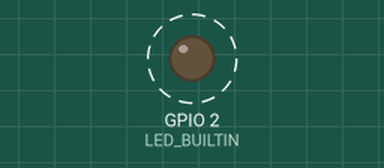
Bench run of a sketch on a simulated ESP8266 (NodeMCU). Parts: output pins drawn as LEDs (lit = HIGH, except the on-board LED, lit = LOW). Dashed ring = blinking. WiFi joins after 1.5 s; servers stay silent unless stated; what the sketch prints to the serial monitor is not drawn.

Above: at 1.7 s.
Timing chart, 0 to 4.5 s (numbered marks = the images above):
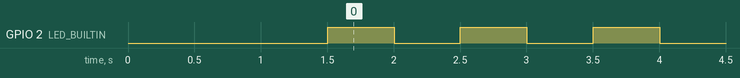

The sketch:

wifisi.ino
```cpp
#include <ESP8266WiFi.h>
#include <ESP8266HTTPClient.h>
#include <ArduinoJson.h>

#define LED_BUILTIN 2

// const char* ssid = "TURBONETT-CJ";
//const char* password = "3F940C0426";
//
//void setup () {
//
//Serial.begin(115200);
//WiFi.begin(ssid, password);
//
//while (WiFi.status() != WL_CONNECTED) {
//
//delay(1000);
//Serial.print("Connecting..");
//
//}
//
//}
//
//void loop() {
//
//if (WiFi.status() == WL_CONNECTED) { //Check WiFi connection status
//
//HTTPClient http;  //Declare an object of class HTTPClient
//
//http.begin("http://192.168.1.8:3000/ultimaPalabra");  //Specify request destination
//int httpCode = http.GET();                                                                  //Send the request
//
//if (httpCode > 0) { //Check the returning code
//
//String payload = http.getString();   //Get the request response payload
//Serial.println(payload);                     //Print the response payload
//
//}
//
//http.end();   //Close connection
//
//}
//
//delay(30000);    //Send a request every 30 seconds
//
//}
//AQUI SEPARO EL GET DEL POST, EL GET ESTA ARRIBA Y EL POST DE AQUI EN ADELANTE---------------------------------------------------------------------------------------------------------------
const char* ssid = "Holi:3";
const char* password = "amfj46571";
//
void setup() {
  pinMode(LED_BUILTIN, OUTPUT);
//
  Serial.begin(115200);                                  //Serial connection
  WiFi.begin(ssid,password);   //WiFi connection
//
  while (WiFi.status() != WL_CONNECTED) {  //Wait for the WiFI connection completion
//
    delay(500);
    Serial.println("Waiting for connection");
//
  }
//
}
//
void loop() {
//
 if(WiFi.status()== WL_CONNECTED){   //Check WiFi connection status

  digitalWrite(LED_BUILTIN, HIGH);   // turn the LED on (HIGH is the voltage level)
  delay(500);                       // wait for a second
  digitalWrite(LED_BUILTIN, LOW);    // turn the LED off by making the voltage LOW
  delay(500);
  return;
//
//    HTTPClient http;    //Declare object of class HTTPClient
// //

//    http.begin("http://192.168.1.5:3000/insertarDatos/9.1/9.1/1/9.1/puntouno/kb9/-9.2/-9.2");      //Specify request destination
//    //https://api.appery.io/rest/1/apiexpress/api/HolaCulo?apiKey=36cec509-b5e8-4886-b777-f66aa12e5e3d
//    //http.begin("https://api.appery.io/rest/1/apiexpress/api/HolaCulo?apiKey=36cec509-b5e8-4886-b777-f66aa12e5e3d");
//    http.addHeader("Content-Type", "text/plain");  //Specify content-type header
//    StaticJsonDocument<300> doc;
//    doc["codigo"]=7;
//    doc["temperatura"]=7777.7;
//    doc["gas"]=7777.7;
//    doc["lluvia"]=0;
//    doc["peso"]=7777.7;
//    doc["fecha"]="modulowifi";
//    doc["hora"]="ahorita";
//    doc["latitud"]=77.77;
//    doc["longitud"]=77.77;
//    Serial.println("LLEGA EL DOC QUE VOY A IMPRIMIR--> ");
//    //serializeJsonPretty(doc,Serial);
//    String finalisima;
//    //serializeJson(doc,finalisima);
//    Serial.println("LLEGA EL STRING QUE GUARDE CON LA INFO DEL JSON ARMADO-->");
//    //Serial.println(finalisima);
//    String xd="palabra: mertens";
//    //Serial.println(xd);
//    int httpCode = http.POST(xd);
// ////CODIGO VIEJITO DEL POST DE UN SIMPLE STRING
//    String payload = http.getString();                  //Get the response payload
//    Serial.println("ESTO VIENE DE RESPUESTA-->");
//    Serial.println(httpCode);   //Print HTTP return code
//    Serial.println(payload);    //Print request response payload
// //
//    http.end();  //Close connection
//    delay(1000000000000);
//TERMINA CODIGO VIEJITO
 }
}


//EMPIEZA CODIGO PARA POSTEAR UN JSON ARMADO
// StaticJsonDocument<300> doc;
//   doc["tipo"]=2;
//   doc["palabra"]="siuuuuu";
//   serializeJsonPretty(doc,Serial);
//   http.begin("http://httpbin.org/post");      //Specify request destination
//    http.addHeader("Content-Type", "application/json");  //Specify content-type header
//    String finalisima;
//    serializeJson(doc,finalisima);
//    int httpCode = http.POST(finalisima);   //Send the request
//    String payload = http.getString();                                        //Get the response payload
//
//    Serial.println(httpCode);   //Print HTTP return code
//    Serial.println(payload);    //Print request response payload
//
//    http.end();  //Close connection
// TERMINA EL CODIGO PARA POSTEAR EL JSON ARMADO
// }else{
//
//    Serial.println("Error in WiFi connection");
//
// }
//
//  delay(30000);  //Send a request every 30 seconds
//
//}
```

Measured:
- by itself, GPIO 2 (LED_BUILTIN): alternates HIGH for 0.50 s and LOW for 0.50 s
